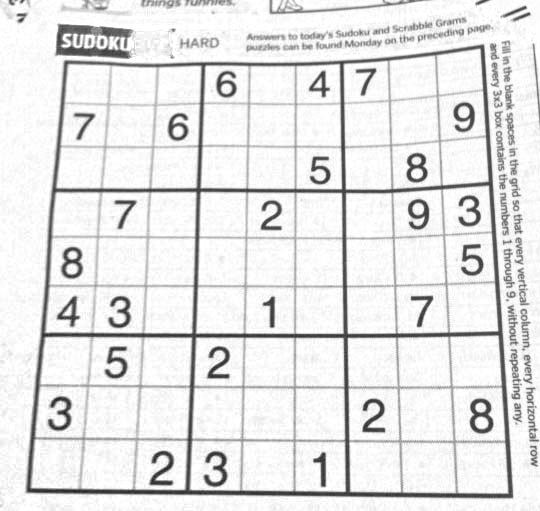
#> input picture BT4.png, 540 x 511 px
$ python HoughLinesP_2.py
#> lines starting #> are read from the running program, lines starting #| are printed output that depends on the picture; after the words box and inside, x2 and y2 are one past the last pixel; in counts of white or black regions, pixels touching at a corner belong together
import cv2
import numpy as np

img = cv2.imread("BT4.png")
#> img is the input picture: shape (511, 540, 3); min 27, max 255, mean 228.8
gray = cv2.cvtColor(img,cv2.COLOR_BGR2GRAY)
#Tìm các ảnh bằng bộ lọc canny
edges =cv2.Canny(gray, 100, 200,apertureSize =3)
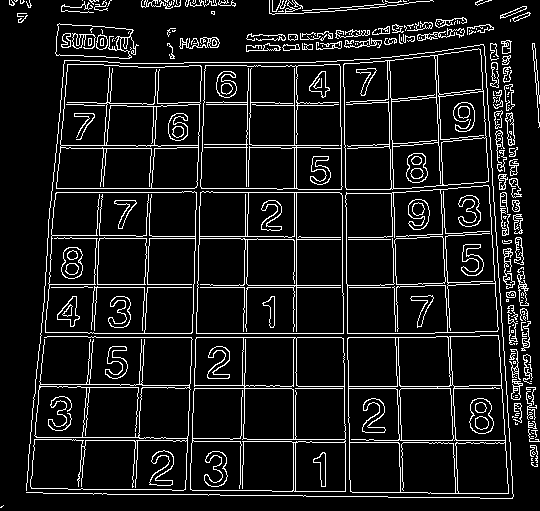
#> edges: shape (511, 540); 9.8% white in thin lines or dots
cv2.imshow('edges',edges)
cv2.waitKey(0)
#Cài đặt giá trị chiêu dài nhỏ hơn 30 sẽ bị loại bỏ
minLineLength =30
#Khoảng cách tối đa cho phép giữa các phân đoạn dòng là 10
maxLineGap = 10
#Tìm các phân đoạn dòng bằng houghLinesP bằng các biến số
lines = cv2.HoughLinesP(edges,1,np.pi/180,100,minLineLength, maxLineGap)
#> lines = 270 rows, first 6: [194, 388, 291, 388], [296, 287, 340, 287], [196, 333, 343, 333], [296, 286, 296, 192], [243, 349, 243, 337], [191, 462, 191, 443]
for x1,y1,x2,y2 in lines[0]:
    cv2.line(img,(x1,y1),(x2,y2),(150,150,255),5)
#> this loop made 1 pass
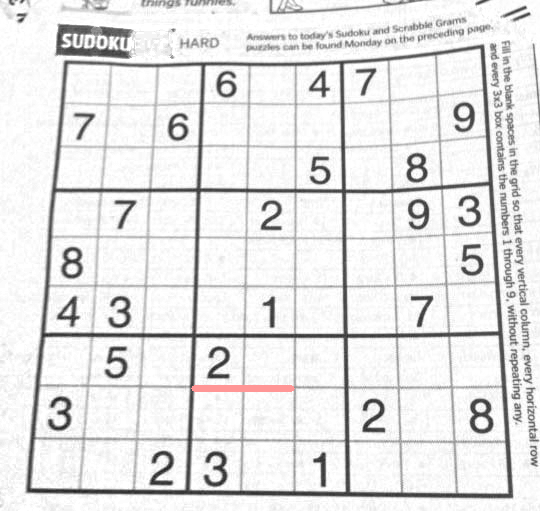
#> img: shape (511, 540, 3); 0.26% of pixels changed, all inside (x1, y1, x2, y2) = (191, 385, 295, 392)

cv2.imshow('hough',img)
cv2.waitKey(0)

$ run again, with BT2.png copied over BT4.png
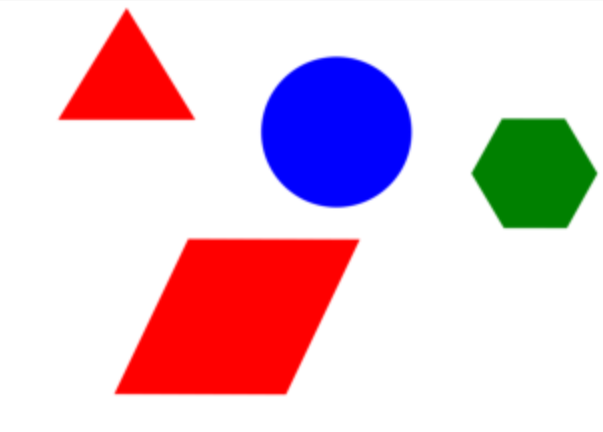
#> input picture BT2.png, 603 x 432 px
#> img is the input picture: shape (432, 603, 3); mean B, G, R 211.2, 198.9, 227.5
#> `edges =cv2.Canny(gray, 100, 200,apertureSize =3)`:
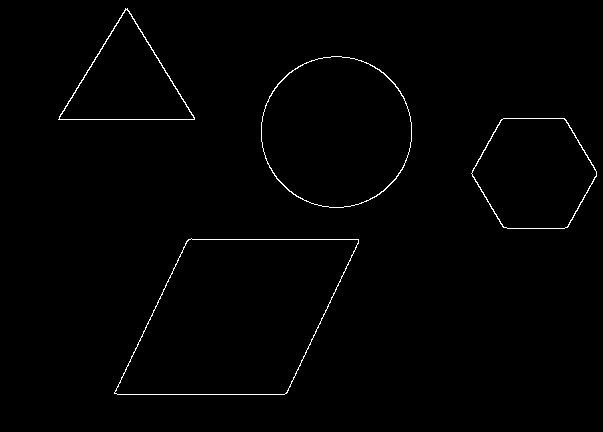
#> edges: shape (432, 603); 0.86% white in thin lines or dots, all inside (x1, y1, x2, y2) = (58, 8, 597, 395)
#> lines = [[192, 239, 358, 239], [117, 394, 284, 394], [58, 119, 194, 119], [171, 274, 178, 259], [327, 307, 334, 292], [139, 28, 176, 89], [125, 370, 132, 355], [339, 282, 345, 270]]
#> the loop `for x1,y1,x2,y2 in lines[0]:` made 1 pass
#> after the loop `for x1,y1,x2,y2 in lines[0]:`:
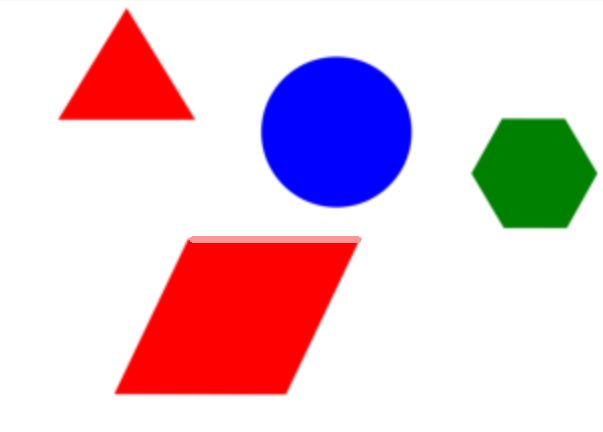
#> img: shape (432, 603, 3); 0.46% of pixels changed, all inside (x1, y1, x2, y2) = (189, 236, 362, 243)
